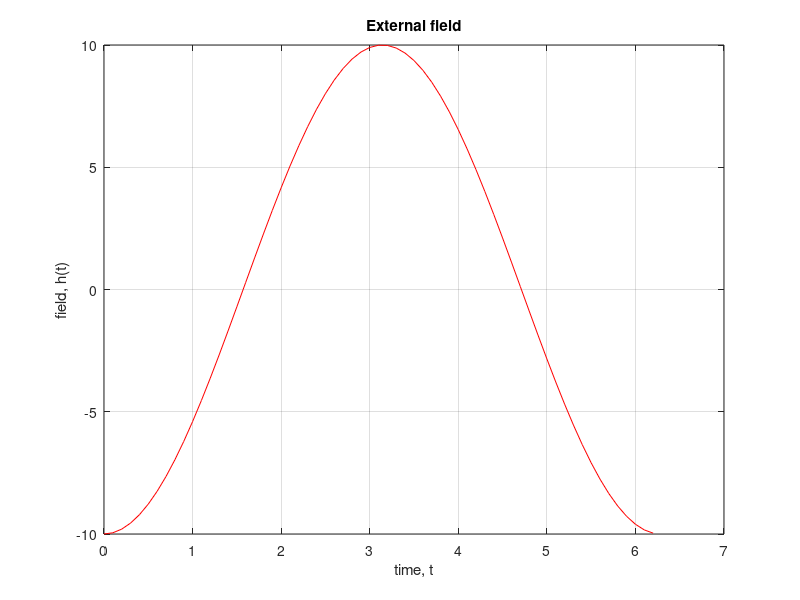

Source code (MATLAB): (Note: this script raises an error after producing the figure.)
% PREISACH_AS_A_DIRECT_SUM_OF_HYSTERONS
% Magnetization is calculated as a sum of hysterons with particular
% parameters alpha and beta. Each hysteron has its specific weight, which
% is determined by the function u dependent on the mentioned parameters of 
% the hysteron.
%

clc;
clear all;
close all;
%-----input-ignal---------------
t=0:0.1:2*pi;
h= -10*cos(t);

figure(1);
plot(t,h,'r');
grid on;
title('External field');
xlabel('time, t');
ylabel('field, h(t)');
%--------------------------------

% number of hysterons in the model
n=10
ab_max=3;
step=2*ab_max/sqrt(2*n);

%alpha = -ab_max:step:ab_max;
%beta = -ab_max:step:ab_max;
%[A,B]=meshgrid(alpha, beta);
%u=1/length(A)*ones(size(A));
%[a__, b__, u] = norm_ab(ab_max,0.1,1.5,-1.5,2,2);
[a__, b__, u] = random_ab(ab_max,step);
alpha=a__(1,:);
beta=b__(:,1);
len=0;

for i=1:1:length(alpha)
    for j=1:1:length(beta)
        if(alpha(i)>=beta(j))
            len=len+1;
            hysts(len)= Hysteron(alpha(i),beta(j));
        else
            u(j,i)=0;
        end;
    end;
end;


m=zeros(length(t),1);
for s=1:1:length(t)
    len=0;
    for i=1:1:length(alpha)
        for j=1:1:length(beta)
            if(alpha(i)>=beta(j))
                len=len+1;
                hysts(len)=ApplyField(hysts(len),h(s));
                m(s)=m(s)+u(j,i)*hysts(len).Magnetization;
            end;
        end;
    end;
end;


figure(2);
plot(h,m,'b');
grid on;
title('Preisach model of hysteresis');
xlabel('h(t)');
ylabel('m(h)');
